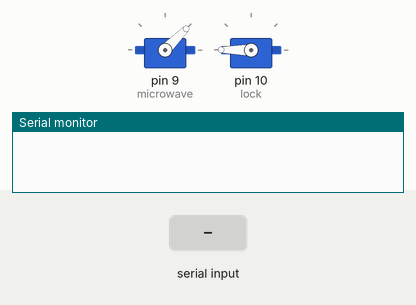
Recording of a sketch running on a simulated Arduino Uno, built with avr-gcc and run on an emulated ATmega328P. Parts: 2 × servo, the last lines printed to the serial monitor. The inputs (shaded band) are chosen by the test bench.

Above: at 1.2 s.
1.3 s: "1" received over Serial
At 1.7 s:
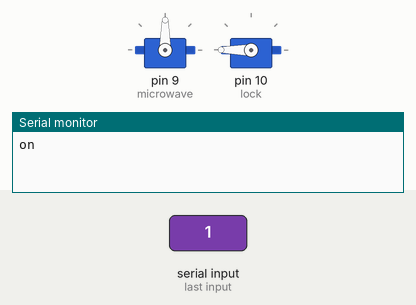
3.3 s: "3" received over Serial
At 4.5 s:
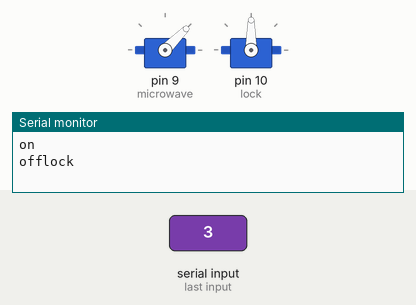
5.3 s: "2" received over Serial
At 7.0 s:
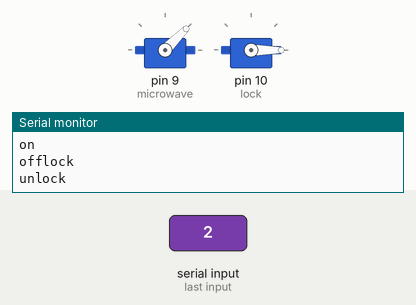
7.3 s: "1" received over Serial
At 7.7 s:
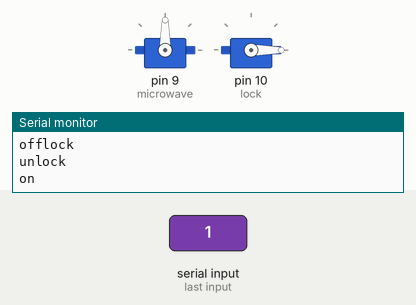
Timing chart, 0 to 10.3 s (numbered marks = the images above; inputs shaded):
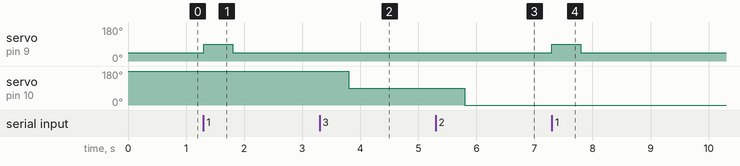

The sketch:

controller.ino
```cpp
#include <Servo.h>

Servo microwave;
Servo lock;

void setup() {
  Serial.begin(9600);
  microwave.attach(9);
  lock.attach(10);
  microwave.write(45);
  lock.write(180);
}

void loop() {
  if(Serial.available()){
    char i = Serial.read();
    if(i=='1'){ // microwave

      Serial.println("on");
      microwave.write(90);
      delay(500);
      Serial.write("off");
      microwave.write(45);
      delay(500);

    } else if(i=='3'){ // lock

      Serial.println("lock");
      lock.write(180);
      delay(500);
      lock.write(90);

    } else if(i=='2'){ // unlock

      Serial.println("unlock");
      lock.write(90);
      delay(500);
      lock.write(0);

    }
  }
}
```

Measured:
- after the input at 1.3 s, servo on pin 9 (microwave): 45° → 90° at once, → 45° 0.50 s later
- after the input at 3.3 s, servo on pin 10 (lock): 180° → 90° after 0.50 s
- after the input at 5.3 s, servo on pin 10 (lock): 90° → 0° after 0.50 s
- after the input at 7.3 s, servo on pin 9 (microwave): 45° → 90° at once, → 45° 0.50 s later
